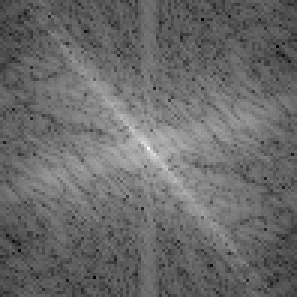
#> input picture fimg.png, 99 x 99 px (shown 3 times larger)
$ python main.py
#> lines starting #> are read from the running program, lines starting #| are printed output that depends on the picture
#把所有图片都reshape到99*99，在该分辨率下找频域亮线条

import cv2
import numpy as np
from math import *
import matplotlib.pyplot as plt
import time


nearby = 3   #统计附近3度范围

#near_scan = [[0]*99 for _ in range(99)] #长宽为99的二维list，其中每个元素是0
#near_scan = [[0]*99]*99   #不能用该方式创建二维list，第二个*99属于浅拷贝，更改一列的list，其他列也会被更改
near_scan = [[[] for _ in range(99)] for _ in range(99)] #长宽为99的二维list，其中每个元素又是一个空list,存储每个像素位置附近有哪些扫描线


for row in range(99):
    for col in range(49, 99):
        if col != 49:
            p = degrees(-atan((row-49)/(col-49)))
        else:
            if row > -49:
                p = 90
            if row < 49:
                p = 90
            if row == 49:
                p = 10000
        #print(p)
        for theta in np.arange(-90, 90, 0.5):
            if abs(p-theta)<=5 or abs(p-(theta+180))<=5 or abs(p-(theta-180))<=5:
                near_scan[row][col].append(theta)


fre_img_path = 'fimg.png'
fre_img = cv2.imread(fre_img_path, 0)
#> fre_img is the input picture: shape (99, 99); min 0, max 255, mean 105.2

time_star = time.time()
line_angle = [[] for _ in range(360)]    #存储扫描线附近像素灰度值
for row in range(99):
    for col in range(49, 99):
        gray_vale = fre_img[row][col]
        for angle in near_scan[row][col]:
            line_angle[int((angle+90)*2)].append(gray_vale)  #int((angle+90)*2)为angle对应的第几条扫描线

#求均值
line_mean = []
for angle in line_angle:
    line_mean.append(np.mean(angle))
time_end = time.time()

print('扫描耗时：', time_end-time_star, 's')

a_array = np.array(line_mean)
# 获取最大值的索引
print('最大值角度为：', a_array.argmax()/2-90)


x_axis_data = np.arange(-90, 90, 0.5)
plt.plot(x_axis_data, line_mean, 'b*-', alpha=0.5, linewidth=1, label='acc')#'bo-'表示蓝色实线，数据点实心原点标注
## plot中参数的含义分别是横轴值，纵轴值，线的形状（'s'方块,'o'实心圆点，'*'五角星   ...，颜色，透明度,线的宽度和标签 ，
plt.legend()  #显示上面的label
plt.xlabel('theta')    #x_label
plt.ylabel('scan_mean') #y_label
#plt.xlim(0,30)#仅设置y轴坐标范围
plt.gcf().set_size_inches(40,8)
plt.show()
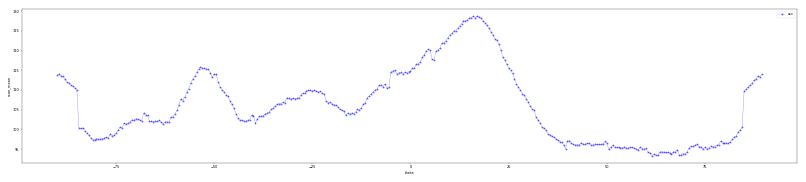
#> figure drawn by matplotlib, 1 panel; curve peaks at x = 17, y = 128.8
